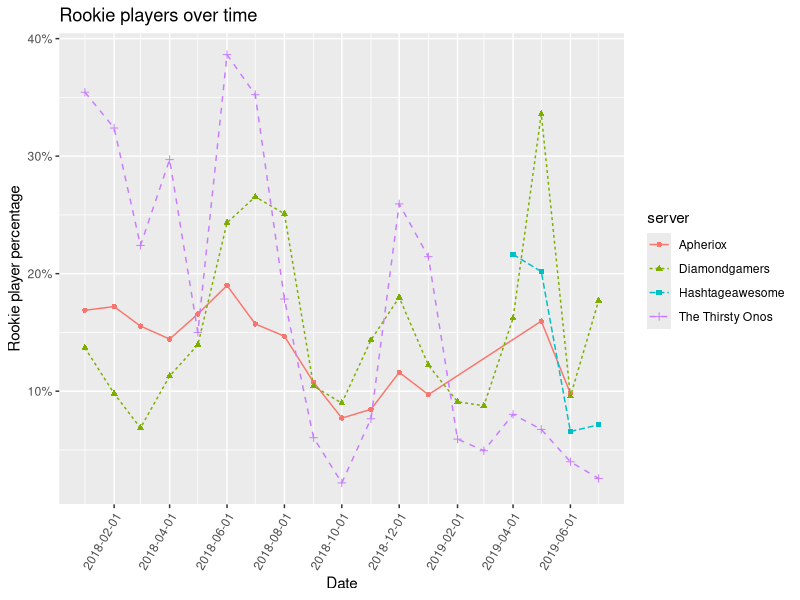

Source code (R):
library(ggplot2)
library(dplyr)
library(scales)

df_apheriox = read.csv("rookies_over_time/rookies_over_time_apheriox.csv")
df_apheriox$server = 'Apheriox'

df_diamondgamers = read.csv("rookies_over_time/rookies_over_time_diamondgamers.csv")
df_diamondgamers$server = 'Diamondgamers'

df_hashtagawesome = read.csv("rookies_over_time/rookies_over_time_hashtagawesome.csv")
df_hashtagawesome$server = 'Hashtageawesome'

df_tto = read.csv("rookies_over_time/rookies_over_time_tto.csv")
df_tto$server = 'The Thirsty Onos'

df = rbind(df_apheriox, df_diamondgamers, df_hashtagawesome, df_tto)

# as.Date(as.character()) as cut() returns factors, but for aggregation purposes in ggplot we need Date
df$timestamp = as.Date(as.character(cut(as.Date(strptime(df$timestamp, "%Y-%m-%d %H:%M:%S")), "month")))
df_per_day = df %>% 
  group_by(timestamp, server) %>%
  summarise(
    rookie_count_sum = sum(rookie_count), 
    nonrookie_count_sum = sum(nonrookie_count),
    rookie_percentage = rookie_count_sum / (rookie_count_sum + nonrookie_count_sum),
    n = n()
  )


# ggplot(data = df, aes(x = timestamp)) +
#   labs(y = "Count", x = "Date", title = "Rookie players over time (TTO)") + 
#   scale_x_date(date_breaks = "1 month", date_minor_breaks = "4 week") +
#   theme(axis.text.x=element_text(angle=60, hjust=1)) +
#   geom_bar(aes(weight = player_count, fill = factor(is_rookie)))

ggplot(data = df_per_day, aes(x = timestamp, y = rookie_percentage, group = server, color = server)) +
  labs(y = "Rookie player percentage", x = "Date", title = "Rookie players over time") +
  scale_x_date(date_breaks = "2 month", date_minor_breaks = "1 month") +
  scale_y_continuous(labels = scales::percent_format()) +
  theme(axis.text.x=element_text(angle=60, hjust=1)) +
  geom_line(aes(linetype = server)) +
  geom_point(aes(shape = server)) 
